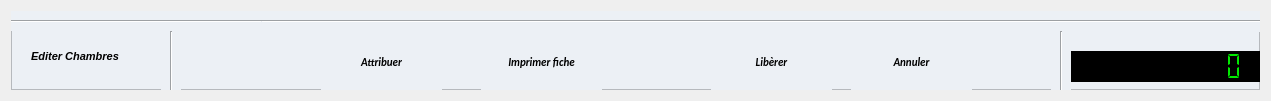
  <widget class="QWidget" name="horizontalLayoutWidget_3">
   <property name="geometry">
    <rect>
     <x>11</x>
     <y>530</y>
     <width>1271</width>
     <height>101</height>
    </rect>
   </property>
   <layout class="QHBoxLayout" name="horizontalLayout_2">
    <item>
     <widget class="QFrame" name="frame_3">
      <property name="styleSheet">
       <string notr="true">QFrame{background-color:#ecf0f5;}</string>
      </property>
      <property name="frameShape">
       <enum>QFrame::StyledPanel</enum>
      </property>
      <property name="frameShadow">
       <enum>QFrame::Raised</enum>
      </property>
      <widget class="Line" name="line_8">
       <property name="geometry">
        <rect>
         <x>240</x>
         <y>0</y>
         <width>1021</width>
         <height>21</height>
        </rect>
       </property>
       <property name="orientation">
        <enum>Qt::Horizontal</enum>
       </property>
      </widget>
      <widget class="Line" name="line_11">
       <property name="geometry">
        <rect>
         <x>0</x>
         <y>80</y>
         <width>1261</width>
         <height>21</height>
        </rect>
       </property>
       <property name="orientation">
        <enum>Qt::Horizontal</enum>
       </property>
      </widget>
      <widget class="QPushButton" name="reserve">
       <property name="geometry">
        <rect>
         <x>310</x>
         <y>20</y>
         <width>121</width>
         <height>61</height>
        </rect>
       </property>
       <property name="sizePolicy">
        <sizepolicy hsizetype="Minimum" vsizetype="Maximum">
         <horstretch>0</horstretch>
         <verstretch>0</verstretch>
        </sizepolicy>
       </property>
       <property name="font">
        <font>
         <family>Calibri</family>
         <pointsize>8</pointsize>
         <weight>75</weight>
         <italic>true</italic>
         <bold>true</bold>
         <underline>false</underline>
         <kerning>true</kerning>
        </font>
       </property>
       <property name="cursor">
        <cursorShape>PointingHandCursor</cursorShape>
       </property>
       <property name="toolTip">
        <string>Reserver la chambre</string>
       </property>
       <property name="statusTip">
        <string>Reserver la chambre</string>
       </property>
       <property name="autoFillBackground">
        <bool>false</bool>
       </property>
       <property name="styleSheet">
        <string notr="true">QPushButton{background-color:#ecf0f5;text-align:left; color : black; border: 0px solid #000028  ;  height:35px;text-align:center;}
QPushButton:hover{color:#000028;background-color:#f96332;}
QPushButton:focus{background-color:#f96332;; color:white}</string>
       </property>
       <property name="text">
        <string>Attribuer</string>
       </property>
       <property name="icon">
        <iconset>
         <normaloff>../../IMAGES/ValidationButton/key.png</normaloff>../../IMAGES/ValidationButton/key.png</iconset>
       </property>
      </widget>
      <widget class="QPushButton" name="libere">
       <property name="geometry">
        <rect>
         <x>700</x>
         <y>20</y>
         <width>121</width>
         <height>61</height>
        </rect>
       </property>
       <property name="sizePolicy">
        <sizepolicy hsizetype="Minimum" vsizetype="Maximum">
         <horstretch>0</horstretch>
         <verstretch>0</verstretch>
        </sizepolicy>
       </property>
       <property name="font">
        <font>
         <family>Calibri</family>
         <pointsize>8</pointsize>
         <weight>75</weight>
         <italic>true</italic>
         <bold>true</bold>
         <underline>false</underline>
         <kerning>true</kerning>
        </font>
       </property>
       <property name="cursor">
        <cursorShape>PointingHandCursor</cursorShape>
       </property>
       <property name="toolTip">
        <string>Liberer la chambre</string>
       </property>
       <property name="statusTip">
        <string>Liberer la chambre</string>
       </property>
       <property name="autoFillBackground">
        <bool>false</bool>
       </property>
       <property name="styleSheet">
        <string notr="true">QPushButton{background-color:#ecf0f5;text-align:left; color : black; border: 0px solid #000028  ;  height:35px;text-align:center;}
QPushButton:hover{color:#000028;background-color:#f96332;}
QPushButton:focus{background-color:#f96332;; color:white}</string>
       </property>
       <property name="text">
        <string>Libèrer</string>
       </property>
       <property name="icon">
        <iconset>
         <normaloff>../../IMAGES/ValidationButton/room-key.png</normaloff>../../IMAGES/ValidationButton/room-key.png</iconset>
       </property>
      </widget>
      <widget class="QPushButton" name="annul">
       <property name="geometry">
        <rect>
         <x>840</x>
         <y>20</y>
         <width>121</width>
         <height>61</height>
        </rect>
       </property>
       <property name="sizePolicy">
        <sizepolicy hsizetype="Minimum" vsizetype="Maximum">
         <horstretch>0</horstretch>
         <verstretch>0</verstretch>
        </sizepolicy>
       </property>
       <property name="font">
        <font>
         <family>Calibri</family>
         <pointsize>8</pointsize>
         <weight>75</weight>
         <italic>true</italic>
         <bold>true</bold>
         <underline>false</underline>
         <kerning>true</kerning>
        </font>
       </property>
       <property name="cursor">
        <cursorShape>PointingHandCursor</cursorShape>
       </property>
       <property name="toolTip">
        <string>Annuler la transaction</string>
       </property>
       <property name="statusTip">
        <string>Annulation de la transaction...</string>
       </property>
       <property name="autoFillBackground">
        <bool>false</bool>
       </property>
       <property name="styleSheet">
        <string notr="true">QPushButton{background-color:#ecf0f5;text-align:left; color : black; border: 0px solid #000028  ;  height:35px;text-align:center;}
QPushButton:hover{color:#000028;background-color:#f96332;}
QPushButton:focus{background-color:#f96332;; color:white}</string>
       </property>
       <property name="text">
        <string>Annuler</string>
       </property>
       <property name="icon">
        <iconset>
         <normaloff>../../IMAGES/ValidationButton/back.png</normaloff>../../IMAGES/ValidationButton/back.png</iconset>
       </property>
      </widget>
      <widget class="Line" name="viewLinaV2_5">
       <property name="geometry">
        <rect>
         <x>150</x>
         <y>20</y>
         <width>20</width>
         <height>61</height>
        </rect>
       </property>
       <property name="orientation">
        <enum>Qt::Vertical</enum>
       </property>
      </widget>
      <widget class="Line" name="line_7">
       <property name="geometry">
        <rect>
         <x>0</x>
         <y>0</y>
         <width>251</width>
         <height>20</height>
        </rect>
       </property>
       <property name="orientation">
        <enum>Qt::Horizontal</enum>
       </property>
      </widget>
      <widget class="QPushButton" name="roomEditer">
       <property name="geometry">
        <rect>
         <x>20</x>
         <y>30</y>
         <width>131</width>
         <height>31</height>
        </rect>
       </property>
       <property name="sizePolicy">
        <sizepolicy hsizetype="Minimum" vsizetype="Maximum">
         <horstretch>0</horstretch>
         <verstretch>0</verstretch>
        </sizepolicy>
       </property>
       <property name="font">
        <font>
         <family>Arial</family>
         <pointsize>8</pointsize>
         <weight>75</weight>
         <italic>true</italic>
         <bold>true</bold>
         <underline>false</underline>
         <kerning>true</kerning>
        </font>
       </property>
       <property name="cursor">
        <cursorShape>PointingHandCursor</cursorShape>
       </property>
       <property name="toolTip">
        <string>Editer/Gérer les Fournisseurs.</string>
       </property>
       <property name="statusTip">
        <string>Edition/Gestion des Fournisseurs...</string>
       </property>
       <property name="autoFillBackground">
        <bool>false</bool>
       </property>
       <property name="styleSheet">
        <string notr="true">QPushButton{background-color:#ecf0f5;text-align:left; color : black; border: 0px solid #000028  ;  height:35px;}
QPushButton:hover{color:#f96332}
QPushButton:focus{background-color:#f96332;; color:white}</string>
       </property>
       <property name="text">
        <string>Editer Chambres</string>
       </property>
       <property name="icon">
        <iconset>
         <normaloff>../../IMAGES/EditImages/tablet.png</normaloff>../../IMAGES/EditImages/tablet.png</iconset>
       </property>
      </widget>
      <widget class="Line" name="viewLinaV2_6">
       <property name="geometry">
        <rect>
         <x>1040</x>
         <y>20</y>
         <width>20</width>
         <height>61</height>
        </rect>
       </property>
       <property name="orientation">
        <enum>Qt::Vertical</enum>
       </property>
      </widget>
      <widget class="QLCDNumber" name="viewTotal">
       <property name="geometry">
        <rect>
         <x>1060</x>
         <y>40</y>
         <width>201</width>
         <height>31</height>
        </rect>
       </property>
       <property name="sizePolicy">
        <sizepolicy hsizetype="Minimum" vsizetype="Minimum">
         <horstretch>0</horstretch>
         <verstretch>0</verstretch>
        </sizepolicy>
       </property>
       <property name="font">
        <font>
         <pointsize>20</pointsize>
         <weight>75</weight>
         <bold>true</bold>
        </font>
       </property>
       <property name="toolTip">
        <string>Somme totale à payer</string>
       </property>
       <property name="statusTip">
        <string>Total à payer...</string>
       </property>
       <property name="styleSheet">
        <string notr="true">QLCDNumber { color: #00ea00; background-color: black; border: 1px solid black  ; height:35px;text-align:center;}</string>
       </property>
       <property name="frameShape">
        <enum>QFrame::NoFrame</enum>
       </property>
       <property name="smallDecimalPoint">
        <bool>false</bool>
       </property>
       <property name="digitCount">
        <number>10</number>
       </property>
       <property name="mode">
        <enum>QLCDNumber::Dec</enum>
       </property>
       <property name="segmentStyle">
        <enum>QLCDNumber::Flat</enum>
       </property>
       <property name="value" stdset="0">
        <double>0.000000000000000</double>
       </property>
      </widget>
      <widget class="QPushButton" name="printer">
       <property name="geometry">
        <rect>
         <x>470</x>
         <y>20</y>
         <width>121</width>
         <height>61</height>
        </rect>
       </property>
       <property name="sizePolicy">
        <sizepolicy hsizetype="Minimum" vsizetype="Maximum">
         <horstretch>0</horstretch>
         <verstretch>0</verstretch>
        </sizepolicy>
       </property>
       <property name="font">
        <font>
         <family>Calibri</family>
         <pointsize>8</pointsize>
         <weight>75</weight>
         <italic>true</italic>
         <bold>true</bold>
         <underline>false</underline>
         <kerning>true</kerning>
        </font>
       </property>
       <property name="cursor">
        <cursorShape>PointingHandCursor</cursorShape>
       </property>
       <property name="toolTip">
        <string>Imprimer la fiche du client</string>
       </property>
       <property name="statusTip">
        <string>Imprimer la fiche du client</string>
       </property>
       <property name="autoFillBackground">
        <bool>false</bool>
       </property>
       <property name="styleSheet">
        <string notr="true">QPushButton{background-color:#ecf0f5;text-align:left; color : black; border: 0px solid #000028  ;  height:35px;text-align:center;}
QPushButton:hover{color:#000028;background-color:#f96332;}
QPushButton:focus{background-color:#f96332;; color:white}</string>
       </property>
       <property name="text">
        <string>Imprimer fiche</string>
       </property>
       <property name="icon">
        <iconset>
         <normaloff>../../IMAGES/EditImages/technology.png</normaloff>../../IMAGES/EditImages/technology.png</iconset>
       </property>
      </widget>
     </widget>
    </item>
   </layout>
  </widget>
